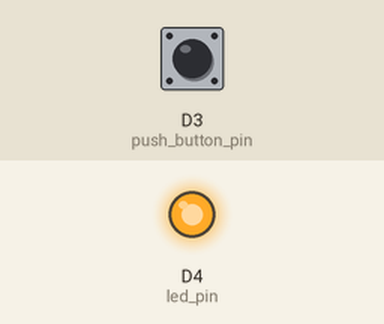
This sketch was run on a simulated ESP8266 (NodeMCU). On the bench: output pins drawn as LEDs (lit = HIGH). The test bench sets the inputs (shaded band); at power-on: D3 (push_button_pin) HIGH. WiFi joins after 1.5 s; servers stay silent unless stated; EEPROM starts erased.

Above: at 1.2 s.
1.3 s: D3 (push_button_pin) pulled LOW for 0.15 s
At 1.7 s:
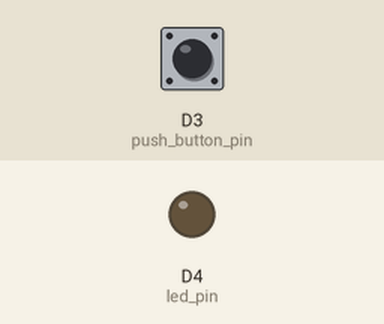
5.9 s: D3 (push_button_pin) pulled LOW for 1 s
At 6.4 s:
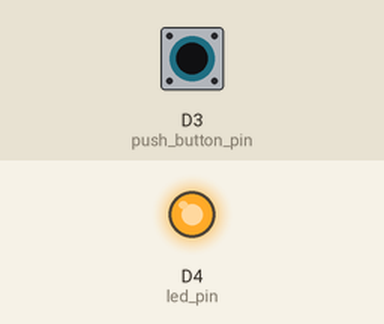
8.4 s: D3 (push_button_pin) pulled LOW for 3.2 s
At 9.5 s:
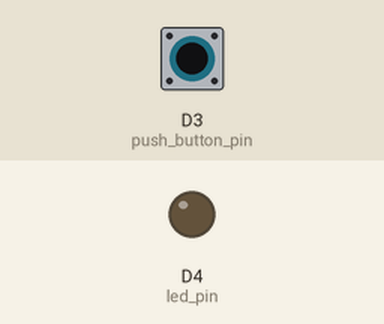
Timing chart, 0 to 11.4 s (numbered marks = the images above; inputs shaded):
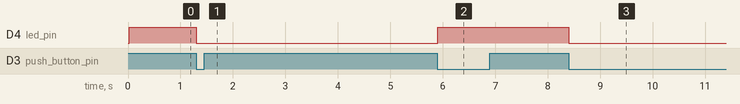

Measured:
- after the input at 1.3 s, D4 (led_pin): HIGH → LOW at once
- after the input at 5.9 s, D4 (led_pin): LOW → HIGH at once
- after the input at 8.4 s, D4 (led_pin): HIGH → LOW at once

The sketch:

node_mcu_udp_new_iot_service_uart_module.ino
```cpp
#include "WiFiModuleEEPROM.h"

boolean scon=false;
boolean ccon=false;

void setup()
{
  Serial.begin(115200);
  initProcess(true);
}

void loop()
{
  processHotspotFunction();
  confProcess();
}
```

WiFiModuleEEPROM.h
```cpp
#include <EEPROM.h>
#include <ESP8266WiFi.h>
#include <WiFiUDP.h>

void initProcess();
void processHotspotFunction();
void toggleHotspot();
void ON();
void OFF();
void ON_AP();
void OFF_AP();
void confProcess();
void udpProcess();
void serialProcess();
void dataSend(String);
void sendTowardsHotspot(String);
void sendTowardsSerial(String);
void confCmd(String);
void erase();
void checkCode();
void checkActive();
void setCode();
char getCode();
void setActive(boolean);
boolean getActive();
void setWFID(String);
String loadWFID();
void setKey(String);
String loadKey();
void setServerIP(String);
String getServerIP();
void setServerPort(String);
String getServerPort();
void setAuthKey(String);
String loadAuthKey();
void writeString(int,String);
String fetchString(int);

IPAddress serv_ip;
uint16_t serv_port;
String auth_key_str;
boolean stat_actv;
int code,actv,base,wssid,wkey,iip,pport,authkey;

char symbol='U';

WiFiUDP udp_conf;
int push_button_pin=D3;
int led_pin=LED_BUILTIN;
boolean led_flg;
boolean hflg=true;
boolean tflg=true;
String ssid_ap="K";
String key_ap="123456789";
IPAddress rem_ip(192,168,4,255);
uint16_t rem_port=4210;

int conf=0;
int lst_msg=0;

void initProcess(boolean a)
{
  WiFi.mode(WIFI_AP_STA);
  udp_conf.begin(4210);
  code=0;
  actv=1;
  base=2;
  wssid=base;
  wkey=wssid+32+1;
  iip=wkey+64+1;
  pport=iip+15+1;
  authkey=pport+5+1;
  EEPROM.begin(150);
  checkCode();
  checkActive();
  serv_ip.fromString(getServerIP());
  serv_port=getServerPort().toInt();
  auth_key_str=loadAuthKey();
  led_flg=a;
  if(led_flg)
  {
    pinMode(led_pin,OUTPUT);
  }
  pinMode(push_button_pin,INPUT_PULLUP);
  digitalWrite(push_button_pin,HIGH);
  toggleHotspot();
}

void processHotspotFunction()
{
  boolean cflg=(digitalRead(push_button_pin)==HIGH);
  if(tflg==cflg)
  {
    return;
  }
  tflg=cflg;
  if(!tflg)
  {
   toggleHotspot();
   delay(1);
  }
}

void toggleHotspot()
{
  if(!hflg)
  {
    ON_AP();
    hflg=true;
  }
  else
  {
    OFF_AP();
    hflg=false;
  }
}

void ON()
{
  WiFi.begin(loadWFID(),loadKey());
  setActive(true);
}

void OFF()
{
  WiFi.disconnect();
  setActive(false);
}

void ON_AP()
{
  WiFi.softAP(ssid_ap,key_ap);
  if(led_flg)
  {
    digitalWrite(led_pin,LOW);
  }
}

void OFF_AP()
{
  WiFi.softAPdisconnect();
  if(led_flg)
  {
    digitalWrite(led_pin,HIGH);
  }
}

void confProcess()
{
  udpProcess();
  serialProcess();
}

void udpProcess()
{
  int cpi=udp_conf.parsePacket();
  if(cpi>0)
  {
    String a="";
    int rem_val;
    while((rem_val=udp_conf.read())>0)
    {
      a+=(char)(rem_val);
    }
    rem_ip=udp_conf.remoteIP();
    rem_port=udp_conf.remotePort();
    if(conf==0&&a.equals("H:config"))
    {
      conf=1;
      sendTowardsHotspot("H:ENTERED CONFIGURATION MODE");
    }
    else if(conf==1&&a.equals("H:exit"))
    {
      conf=0;
      sendTowardsHotspot("H:EXIT CONFIGURATION MODE");
    }
    else if(conf==1&&a.indexOf("H:")==0)
    {
      confCmd(a);
    }
  }
}

void serialProcess()
{
  if(Serial.available())
  {
    String a="";
    char c='\0';
    while(Serial.available())
    {
      c=(char)Serial.read();
      if(c=='\n'||c=='\r')
      {
        continue;
      }
      a+=c;
      delay(1);
    }
    if(conf==0&&a.equals("H:config"))
    {
      conf=2;
      sendTowardsSerial("H:ENTERED CONFIGURATION MODE");
    }
    else if(conf==2&&a.equals("H:exit"))
    {
      conf=0;
      sendTowardsSerial("H:EXIT CONFIGURATION MODE");
    }
    else if(conf==2&&a.indexOf("H:")==0)
    {
      confCmd(a);
    }
  }
}

void dataSend(String a)
{
  if(conf==1)
  {
    sendTowardsHotspot(a);
  }
  else if(conf==2)
  {
    sendTowardsSerial(a);
  }
}

void sendTowardsHotspot(String a)
{
  udp_conf.beginPacket(rem_ip,rem_port);
  for(int i=0;i<a.length();i++)
  {
    udp_conf.write((uint8_t)(a.charAt(i)));
  }
  udp_conf.endPacket();
}

void sendTowardsSerial(String a)
{
  Serial.println(a);
}

void confCmd(String a)
{
  if(a.equals("H:echo"))
  {
    dataSend("H:ECHO");
  }
  else if(a.equals("H:activate"))
  {
    ON();
    dataSend("H:DEVICE ACTIVATED");
  }
  else if(a.equals("H:deactivate"))
  {
    OFF();
    dataSend("H:DEVICE DEACTIVATED");
  }
  else if(a.indexOf("H:set#wifi_ssid:")==0)
  {
    setWFID(a.substring(16));
    dataSend("H:WIFI SSID UPDATED");
  }
  else if(a.indexOf("H:set#wifi_key:")==0)
  {
    setKey(a.substring(15));
    dataSend("H:WIFI SSID KEY UPDATED");
  }
  else if(a.equals("H:get#wifi_ssid"))
  {
    dataSend("H:wifi_ssid :- "+loadWFID());
  }
  else if(a.equals("H:get#wifi_key"))
  {
    String wfkey=loadKey();
    if(wfkey.equals(""))
    {
      wfkey="NULL";
    }
    dataSend("H:wifi_key :- "+wfkey);
  }
  else if(a.indexOf("H:set#serverip:")==0)
  {
    setServerIP(a.substring(15));
    dataSend("H:SERVER IP SET");
  }
  else if(a.equals("H:get#serverip"))
  {
    dataSend("H:Server IP :- "+getServerIP());
  }
  else if(a.indexOf("H:set#serverport:")==0)
  {
    setServerPort(a.substring(17));
    dataSend("H:SERVER PORT SET");
  }
  else if(a.equals("H:get#serverport"))
  {
    dataSend("H:Server Port :- "+getServerPort());
  }
  else if(a.indexOf("H:set#authkey:")==0)
  {
    setAuthKey(a.substring(14));
    dataSend("H:AUTHENTICATION KEY UPDATED");
  }
  else if(a.equals("H:get#authkey"))
  {
    dataSend("H:AUTHENTICATION KEY :- "+loadAuthKey());
  }
  else if(a.equals("H:erase"))
  {
    erase();
    dataSend("H:DEVICE SET TO DEFAULT");
  }
  else
  {
    dataSend("H:INVALID COMMAND");
  }
}

void erase()
{
  OFF();
  setWFID("xyz");
  setKey("123456789");
  setServerIP("192.168.43.1");
  setServerPort("4210");
  setAuthKey("TEST1234");
}

void checkCode()
{
  if(getCode()!=symbol)
  {
    setCode();
  }
}

void checkActive()
{
  stat_actv=getActive();
  if(stat_actv)
  {
    ON();
  }
  else
  {
    OFF();
  }
}


//#############################################################################################
//set get

//#############################################################################################
//code
void setCode()
{
  EEPROM.put(code,symbol);
  EEPROM.commit();
  erase();
}

char getCode()
{
  char ccd;
  EEPROM.get(code,ccd);
  return ccd;
}

//actv
void setActive(boolean a)
{
  stat_actv=a;
  char actv_c;
  if(a)
  {
    actv_c='1';
  }
  else
  {
    actv_c='0';
  }
  EEPROM.put(actv,actv_c);
  EEPROM.commit();
}

boolean getActive()
{
  char actv_c;
  EEPROM.get(actv,actv_c);
  return (actv_c=='1');
}

//wifi id password
void setWFID(String a)
{
  int dlen=a.length();
  if(dlen>0&&dlen<=32)
  {
    writeString(wssid,a);
  }
}

String loadWFID()
{
  return fetchString(wssid);
}

void setKey(String a)
{
  int dlen=a.length();
  if(dlen==4&&a.equals("NULL"))
  {
    writeString(wkey,a);
  }
  else if(dlen>=8&&dlen<=64)
  {
    writeString(wkey,a);
  }
}

String loadKey()
{
  String a=fetchString(wkey);
  if(a.equals("NULL"))
  {
    a="";
  }
  return a;
}

//server ip
void setServerIP(String a)
{
  IPAddress tmp;
  if(a.length()>=7&&tmp.fromString(a))
  {
    writeString(iip,a);
    serv_ip=tmp;
  }
}

String getServerIP()
{
  return fetchString(iip);
}
//server port
void setServerPort(String a)
{
  uint16_t tmp=a.toInt();
  if(tmp>=1024&&tmp<=65353)
  {
    writeString(pport,a);
    serv_port=tmp;
  }
}

String getServerPort()
{
  return fetchString(pport);
}
//auth key

void setAuthKey(String a)
{
  int dlen=a.length();
  if(dlen>=8&&dlen<=32)
  {
    writeString(authkey,a);
    auth_key_str=a;
  }
}

String loadAuthKey()
{
  return fetchString(authkey);
}

//#############################################################################################

void writeString(int a,String b)
{
  uint8_t alen=b.length();
  EEPROM.put(a,alen);
  for(int i=0;i<alen;i++)
  {
    char c=b.charAt(i);
    EEPROM.put(a+1+i,c);
  }
  EEPROM.commit();
}

String fetchString(int b)
{
  String tmp="";
  uint8_t alen;
  EEPROM.get(b,alen);
  for(int i=0;i<alen;i++)
  {
    char c;
    EEPROM.get(b+1+i,c);
    tmp+=c;
  }
  return tmp;
}
```
